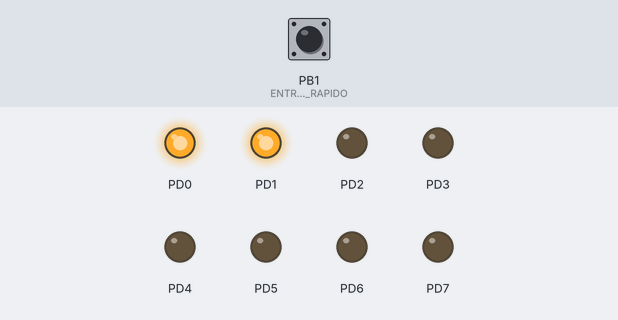
The program below on a simulated ATmega328P, built with avr-gcc and emulated at 8 MHz. Shown: output pins drawn as LEDs (lit = HIGH). The test bench sets the inputs (shaded band); at power-on: PB1 (ENTRADA_RAPIDO) HIGH.

Above: at 0.1 s.
At 1.2 s:
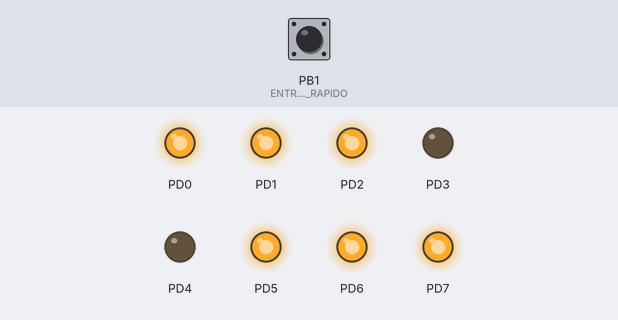
1.3 s: PB1 (ENTRADA_RAPIDO) pulled LOW for 3.2 s
At 5.7 s:
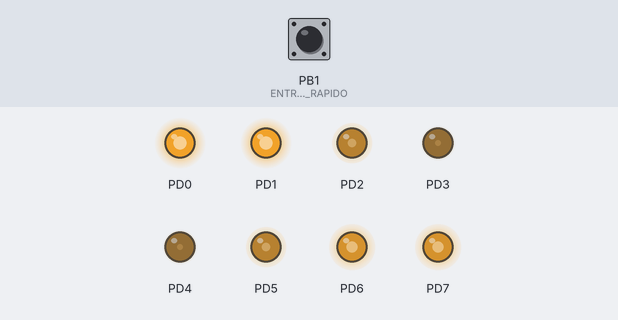
Timing chart, 0 to 7.2 s (numbered marks = the images above; inputs shaded):
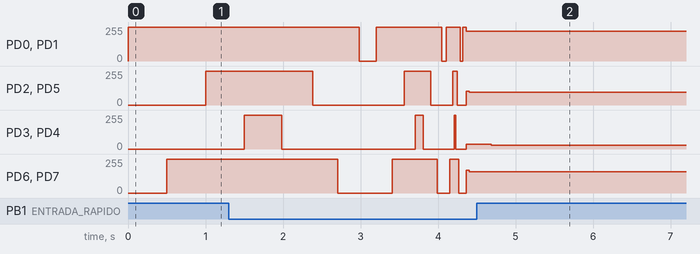

The program:

main.c
```c
#define F_CPU 8000000UL
#include <avr/io.h>
#include <util/delay.h>
#include <stdint.h>

/* ---------- ENTRADAS ---------- */
#define ENTRADA_LENTO    PB0    // mantener para LENTO
#define ENTRADA_RAPIDO   PB1    // mantener para R?PIDO

/* ---------- PAR?METROS DE TIEMPO AJUSTABLES ---------- */
#define RETARDO_INICIAL_MS        500UL   // retardo inicial (persiste)
#define RETARDO_MIN_MS              1UL    // piso pr?ctico
#define RETARDO_PASO_MS            20UL    // cambio por  gtick h de autorepetici?n
#define RETARDO_REPETICION_MS     120UL    // cada cu?ntos ms aplica un PASO
#define RETARDO_TROZO_MS            5U     // granularidad de chequeo

// Retardo en ms (usa F_CPU = 8 MHz)
static void esperar_ms(uint16_t ms) {
    while (ms--) _delay_ms(1);
}

/* Espera 'ms_total' y permite ajustar *p_retardo_ms mientras espera */
static void esperar_y_ajustar(volatile uint32_t *p_retardo_ms, uint32_t ms_total) {
    static uint16_t acumulado_ms = 0;

    while (ms_total > 0) {
        uint16_t trozo = (ms_total > RETARDO_TROZO_MS) ? RETARDO_TROZO_MS : (uint16_t)ms_total;
        esperar_ms(trozo);
        ms_total -= trozo;

        uint8_t pinb   = PINB;
        uint8_t rapido = !(pinb & (1 << ENTRADA_RAPIDO)); // activos en bajo
        uint8_t lento  = !(pinb & (1 << ENTRADA_LENTO));
        uint8_t uno    = (rapido ^ lento);                // exactamente uno presionado

        if (uno) {
            acumulado_ms += trozo;
            if (acumulado_ms >= RETARDO_REPETICION_MS) {
                acumulado_ms = 0;

                if (rapido) {
                    // R?PIDO: bajar retardo con piso
                    if (*p_retardo_ms > RETARDO_MIN_MS + RETARDO_PASO_MS)
                        *p_retardo_ms -= RETARDO_PASO_MS;
                    else
                        *p_retardo_ms = RETARDO_MIN_MS;
                } else { // lento
                    // LENTO: subir retardo (sin techo)
                    *p_retardo_ms += RETARDO_PASO_MS;
                }
            }
        } else {
            acumulado_ms = 0; // solt?, ambos o ninguno: se mantiene
        }
    }
}

/* --------- SECUENCIA (8 pasos) ---------
   1) PD0|PD1
   2) +PD6|PD7
   3) +PD2|PD5
   4) +PD3|PD4 (todos)
   5) quitar PD3|PD4
   6) solo PD6|PD7 + extremos
   7) solo extremos (PD0|PD1)
   8) todos apagados
----------------------------------------- */
static const uint8_t patrones[] = {
    (1<<PD0) | (1<<PD1),                                              // Paso 1: encender extremos PD0 y PD1
    (1<<PD0) | (1<<PD1) | (1<<PD6) | (1<<PD7),                        // Paso 2: agregar PD6 y PD7
    (1<<PD0) | (1<<PD1) | (1<<PD2) | (1<<PD5) | (1<<PD6) | (1<<PD7),  // Paso 3: agregar PD2 y PD5
    0xFF,                                                             // Paso 4: encender todos (agregar PD3 y PD4)
    (1<<PD0) | (1<<PD1) | (1<<PD2) | (1<<PD5) | (1<<PD6) | (1<<PD7),  // Paso 5: apagar PD3 y PD4
    (1<<PD0) | (1<<PD1) | (1<<PD6) | (1<<PD7),                        // Paso 6: solo PD6 y PD7 + extremos PD0 y PD1
    (1<<PD0) | (1<<PD1),                                              // Paso 7: volver a solo extremos
    0x00                                                              // Paso 8: apagar todos
};

int main(void) {
    // LEDs en PORTD
    DDRD  = 0xFF;
    PORTD = 0x00;

    // Entradas PB0 (LENTO) y PB1 (R?PIDO) con resistencias pull-up
    DDRB  &= ~((1 << ENTRADA_LENTO) | (1 << ENTRADA_RAPIDO));
    PORTB |=  ((1 << ENTRADA_LENTO) | (1 << ENTRADA_RAPIDO));

    volatile uint32_t retardo_ms = RETARDO_INICIAL_MS;  // velocidad actual (persistente)
    const uint8_t N = sizeof(patrones) / sizeof(patrones[0]);
    uint8_t i = 0;

    while (1) {
        PORTD = patrones[i];
        esperar_y_ajustar(&retardo_ms, retardo_ms);  // ajustar mientras espera

        // siguiente paso de la secuencia
        i++;
        if (i >= N) i = 0;
    }
}
```
